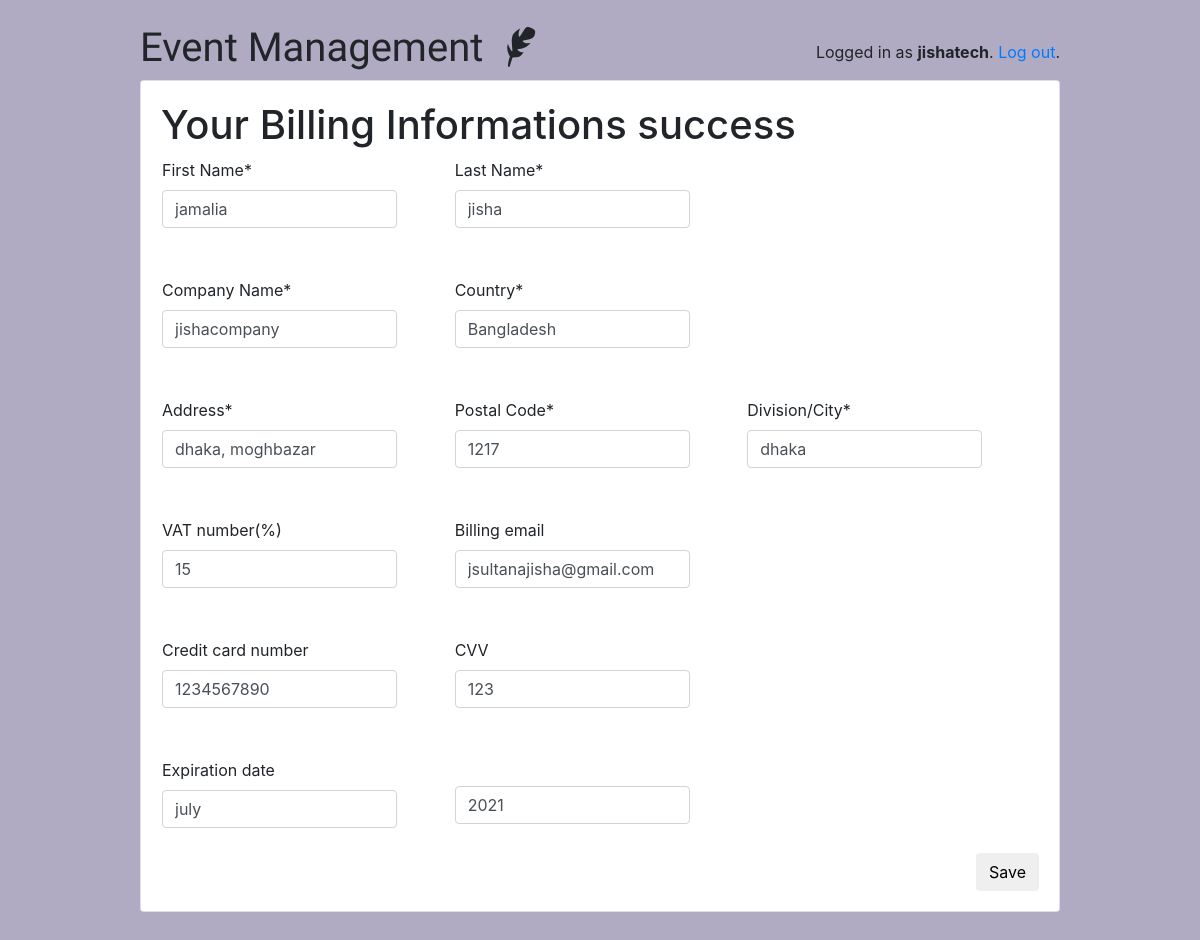
Screenshot of /agency/payment/success/ (signed in) with the database file from the repository.
### reg_group/models.py (models this page shows)
class User(AbstractUser):
    is_client = models.BooleanField(default=False)
    is_agency = models.BooleanField(default=False)
    is_vendor = models.BooleanField(default=False)
    email = models.EmailField(max_length=255, default=None, blank=True, null=True)

### transaction/models.py (models this page shows)
class AdminAgency_Transaction(models.Model):
    admin_agency_amount = models.IntegerField(default=None, blank=True, null=True)
    admin_agency_pay_method = models.CharField(max_length=255, default=None, blank=True, null=True)
    admin_agency_pay_status = models.CharField(max_length=255, default=None, blank=True, null=True)
    date_added = models.DateTimeField(default=datetime.now, blank=True, null=True)
    agent_name = models.CharField(max_length=255, default=None, blank=True, null=True)
    agent_first_name = models.CharField(max_length=255, default=None, blank=True, null=True)
    agent_last_name = models.CharField(max_length=255, default=None, blank=True, null=True)
    agency_country = models.CharField(max_length=255, default="", blank=True, null=True)
    agency_name = models.CharField(max_length=255, default=None, blank=True, null=True)
    agency_address = models.CharField(max_length=255, default=None, blank=True, null=True)
    agency_postal_code = models.IntegerField(default=None, blank=True, null=True)
    agency_address_division = models.CharField(max_length=255, default=None, blank=True, null=True)
    agency_vat_number = models.IntegerField(default=None, blank=True, null=True)
    agency_billing_email = models.EmailField(max_length=255, default=None, blank=True, null=True)
    agency_status = models.CharField(max_length=20, default=None, blank=True, null=True)
    agency_card_number = models.IntegerField(default=None, blank=True, null=True)
    agency_cvv_number = models.IntegerField(default=None, blank=True, null=True)
    agency_card_year = models.IntegerField(default=None, blank=True, null=True)
    agency_card_month = models.CharField(max_length=255, default=None, blank=True, null=True)
    agency = models.ForeignKey('agency.Agency', on_delete=models.CASCADE, default=None, blank=True, null=True)

### transaction/views.py (the view)
# urls.py: path('success/', payment_success, name='agency_payment_success'),
def payment_success(request):
    value = AdminAgency_Transaction.objects.filter(agent_name=request.user.username).order_by('-date_added')[0]
    return render(request, 'agency_payment_success.html', {'value': value})

### transaction/templates/agency_payment_success.html (shortened to what this page needs)
{% extends "base.html" %}
{% block content %}
        <h1>Your Billing Informations success</h1>
        <table style="width:100%">
            <tr>
                <td>
                <label>First Name*</label>
                <input type="text" name="agent_first_name" class="form-control" placeholder="first name"
                       style="width:235px;" value="{{ value.agent_first_name }}">
                </td>
                <td>
                <label>Last Name*</label>
                <input type="text" name="agent_last_name" class="form-control" placeholder="last name"
                       style="width:235px;" value="{{ value.agent_last_name }}">
                </td>
            </tr>
            <tr>
                <td>
                    <br><br>
                <label>Company Name*</label>
                <input type="text" name="agency_name" class="form-control" placeholder="company name"
                       style="width:235px;" value="{{ value.agency_name }}">
                </td>
                <td>
                    <br><br>
                <label>Country*</label>
                <input type="text" name="agency_country" class="form-control" placeholder="country name"
                       style="width:235px;" value="{{ value.agency_country }}">
                </td>
            </tr>
            <tr>
                <td>
                    <br><br>
                <label>Address*</label>
                <input type="text" name="agency_address" class="form-control" placeholder="company main address"
                       style="width:235px;" value="{{ value.agency_address }}">
                </td>
                <td>
                    <br><br>
                <label>Postal Code*</label>
                <input type="text" name="agency_postal_code" class="form-control" placeholder="company address postal code"
                       style="width:235px;" value="{{ value.agency_postal_code }}">
                </td>
                <td>
                    <br><br>
                <label>Division/City*</label>
                <input type="text" name="agency_address_division" class="form-control" placeholder="company address division"
                       style="width:235px;" value="{{ value.agency_address_division }}">
                </td>
            </tr>
            <tr>
                <td>
                    <br><br>
                <label>VAT number(%)</label>
                <input type="text" name="agency_vat_number" class="form-control" placeholder="your VAT number"
                       style="width:235px;" value="{{ value.agency_vat_number }}">
                </td>
                <td>
                    <br><br>
                <label>Billing email</label>
                <input type="text" name="agency_billing_email" class="form-control" placeholder="your billing email address"
                       style="width:235px;" value="{{ value.agency_billing_email }}">
                </td>
            </tr>
            <tr>
                <td>
                    <br><br>
                <label>Credit card number</label>
                <input type="text" name="agency_card_number" class="form-control" placeholder="credit card number"
                       style="width:235px;" value="{{ value.agency_card_number }}">
                </td>
                <td>
                    <br><br>
                <label>CVV</label>
                <input type="text" name="agency_cvv_number" class="form-control" placeholder="your cvv"
                       style="width:235px;" value="{{ value.agency_cvv_number }}">
                </td>
            </tr>
            <tr>
                <td>
                    <br><br>
                    <label>Expiration date</label>
                <input type="text" name="agency_card_month" class="form-control" placeholder="month"
                       style="width:235px;" value="{{ value.agency_card_month }}">
                </td>
                <td>
                    <br><br>
                <input type="text" name="agency_card_year" class="form-control" placeholder="year"
                       style="width:235px;" value="{{ value.agency_card_year }}">
                </td>
            </tr>
        </table>
        <br>
        <button type="submit" class="btn btn-default" value="" style="float: right;">
                Save
        </button>
{% endblock %}

### templates/base.html (shortened to what this page needs)
<!doctype html>
{% load static %}
<html lang="en">
  <head>
    <link rel="stylesheet" href="https://maxcdn.bootstrapcdn.com/bootstrap/4.0.0/css/bootstrap.min.css">
    <link rel="stylesheet" type="text/css" href="{% static 'vendor/fontello-2f186091/css/fontello.css' %}">
    <link rel="stylesheet" type="text/css" href="{% static 'css/app.css' %}">
    {% if user.is_authenticated and user.is_agency %}
      <link rel="stylesheet" type="text/css" href="{% static 'css/agency.css' %}">
    {% elif user.is_authenticated and user.is_vendor %}
      <link rel="stylesheet" type="text/css" href="{% static 'css/vendor.css' %}">
    {% else %}
      <link rel="stylesheet" type="text/css" href="{% static 'css/client.css' %}">
    {% endif %}
  </head>
  <body>
    <div class="container my-4">
      <div class="row justify-content-center">
        <div class="col-md-10 col-sm-12">
          <div class="row">
            <div class="col-6">
              <h1 class="logo">
                <a href="{% url 'home' %}">
                  Event Management
                  {% if user.is_authenticated %}
                    {% if user.is_agency %}
                      <span class="icon-feather" data-toggle="tooltip" data-placement="right" title="Agency profile"></span>
                    {% elif user.is_vendor %}
                      <span class="icon-feather" data-toggle="tooltip" data-placement="right" title="Vendor profile"></span>
                    {% else %}
                      <span class="icon-graduation-cap" data-toggle="tooltip" data-placement="right" title="Client profile"></span>
                    {% endif %}
                  {% endif %}
                </a>
              </h1>
            </div>
            <div class="col-6 text-right">
              {% if user.is_authenticated %}
                <p class="pt-3">Logged in as <strong>{{ user.username }}</strong>. <a href="{% url 'logout' %}">Log out</a>.</p>
              {% else %}
                <a href="{% url 'login' %}" class="btn btn-light" role="button">Log in</a>
                <a href="{% url 'signup' %}" class="btn btn-primary" role="button">Sign up</a>
              {% endif %}
            </div>
          </div>
          <div class="card mb-3">
            <div class="card-body">
              {% block content %}
              {% endblock %}
            </div>
          </div>
        </div>
      </div>
    </div>
  </body>
</html>

### static/css/app.css (style rules this page uses)
.logo { font-family: 'Clicker Script', cursive; }
.logo a { color: #212529; text-decoration: none; }

### static/css/agency.css (style rules this page uses)
body { background-color: #b0aac2; }

### rows the page displays
User: username "jishatech"
AdminAgency_Transaction: agent_first_name "jamalia", agent_last_name "jisha", agency_name "jishacompany", agency_country "Bangladesh", agency_address "dhaka, moghbazar", agency_postal_code "1217", agency_address_division "dhaka", agency_vat_number "15", agency_billing_email "jsultanajisha@gmail.com", agency_card_number "1234567890", agency_cvv_number "123", agency_card_month "july", agency_card_year "2021"
